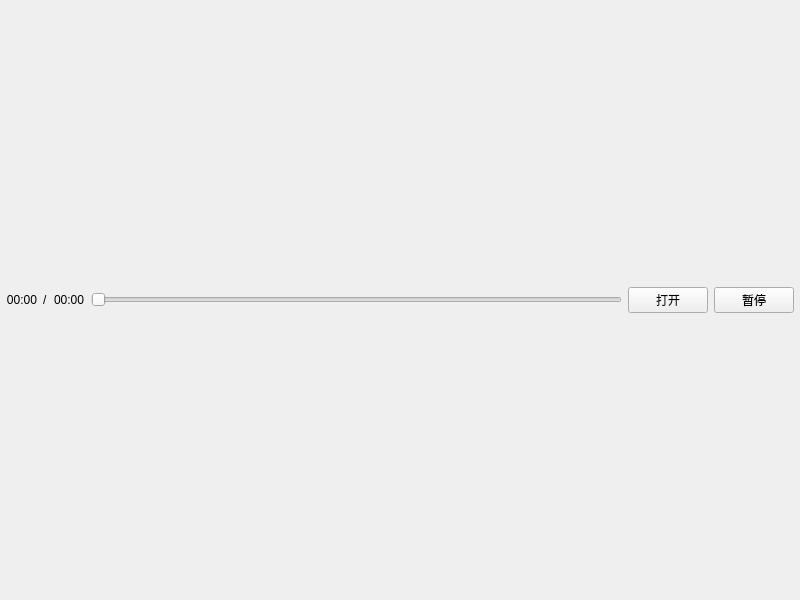
<?xml version="1.0" encoding="UTF-8"?>
<ui version="4.0">
 <class>frmDemoVideoPlay4</class>
 <widget class="QWidget" name="frmDemoVideoPlay4">
  <property name="geometry">
   <rect>
    <x>0</x>
    <y>0</y>
    <width>800</width>
    <height>600</height>
   </rect>
  </property>
  <property name="windowTitle">
   <string>Form</string>
  </property>
  <layout class="QVBoxLayout" name="verticalLayout">
   <property name="spacing">
    <number>6</number>
   </property>
   <property name="leftMargin">
    <number>6</number>
   </property>
   <property name="topMargin">
    <number>6</number>
   </property>
   <property name="rightMargin">
    <number>6</number>
   </property>
   <property name="bottomMargin">
    <number>6</number>
   </property>
   <item>
    <layout class="QGridLayout" name="gridLayout">
     <property name="spacing">
      <number>2</number>
     </property>
    </layout>
   </item>
   <item>
    <widget class="QWidget" name="widget" native="true">
     <property name="sizePolicy">
      <sizepolicy hsizetype="Preferred" vsizetype="Fixed">
       <horstretch>0</horstretch>
       <verstretch>0</verstretch>
      </sizepolicy>
     </property>
     <layout class="QHBoxLayout" name="horizontalLayout">
      <property name="spacing">
       <number>6</number>
      </property>
      <property name="leftMargin">
       <number>0</number>
      </property>
      <property name="topMargin">
       <number>0</number>
      </property>
      <property name="rightMargin">
       <number>0</number>
      </property>
      <property name="bottomMargin">
       <number>0</number>
      </property>
      <item>
       <widget class="QLabel" name="labPosition">
        <property name="text">
         <string>00:00</string>
        </property>
        <property name="alignment">
         <set>Qt::AlignRight|Qt::AlignTrailing|Qt::AlignVCenter</set>
        </property>
       </widget>
      </item>
      <item>
       <widget class="QLabel" name="label">
        <property name="text">
         <string>/</string>
        </property>
       </widget>
      </item>
      <item>
       <widget class="QLabel" name="labDuration">
        <property name="text">
         <string>00:00</string>
        </property>
        <property name="alignment">
         <set>Qt::AlignLeading|Qt::AlignLeft|Qt::AlignVCenter</set>
        </property>
       </widget>
      </item>
      <item>
       <widget class="XSlider" name="sliderPosition">
        <property name="orientation">
         <enum>Qt::Horizontal</enum>
        </property>
       </widget>
      </item>
      <item>
       <widget class="QPushButton" name="btnOpen">
        <property name="minimumSize">
         <size>
          <width>80</width>
          <height>0</height>
         </size>
        </property>
        <property name="text">
         <string>打开</string>
        </property>
       </widget>
      </item>
      <item>
       <widget class="QPushButton" name="btnPause">
        <property name="minimumSize">
         <size>
          <width>80</width>
          <height>0</height>
         </size>
        </property>
        <property name="text">
         <string>暂停</string>
        </property>
       </widget>
      </item>
     </layout>
    </widget>
   </item>
  </layout>
 </widget>
 <customwidgets>
  <customwidget>
   <class>XSlider</class>
   <extends>QSlider</extends>
   <header>xslider.h</header>
  </customwidget>
 </customwidgets>
 <resources/>
 <connections/>
</ui>
